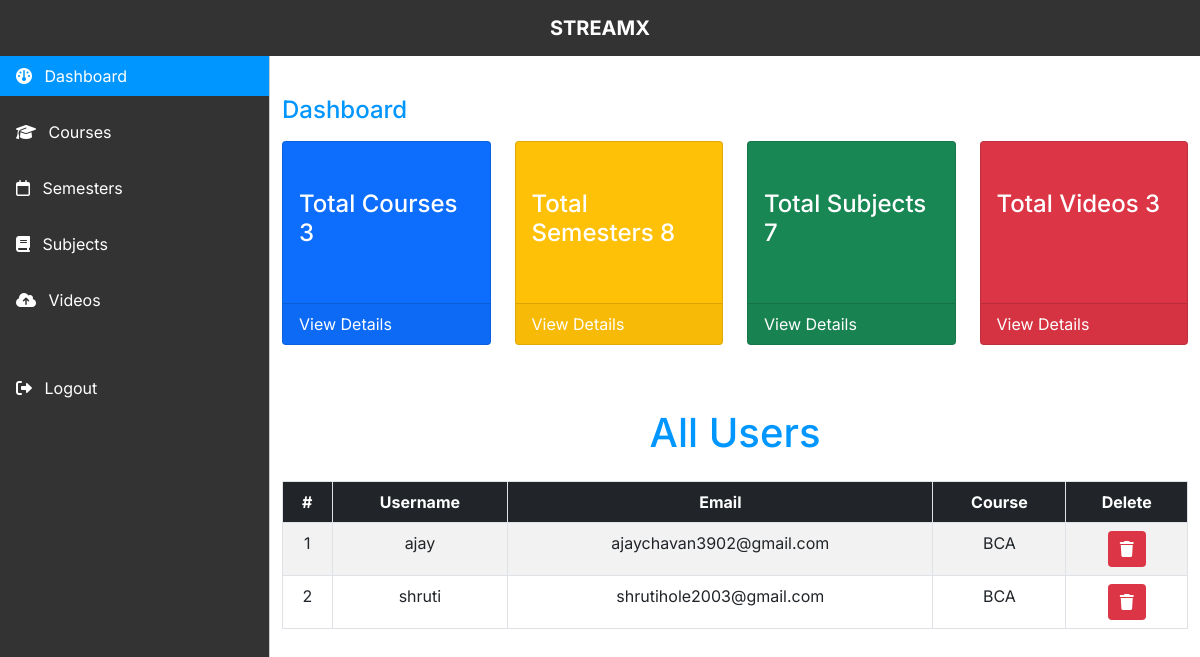
Page /Admin/index.php (signed in) on the committed database.
### tables this page shows
CREATE TABLE `users` (
  `id` int(11) NOT NULL,
  `username` varchar(20) NOT NULL,
  `email` varchar(255) NOT NULL,
  `course_id` int(20) NOT NULL,
  `password` varchar(255) NOT NULL,
  `token` varchar(255) NOT NULL,
  `status` tinyint(2) NOT NULL DEFAULT 0,
  `type` varchar(10) NOT NULL DEFAULT 'user',
  `created_date` datetime NOT NULL DEFAULT current_timestamp()
);

CREATE TABLE `course` (
  `id` int(11) NOT NULL,
  `img_path` varchar(255) NOT NULL,
  `course` varchar(255) NOT NULL,
  `status` tinyint(4) NOT NULL DEFAULT 1
);

### Admin/Includes/userPage.inc.php (the view, shortened to what this page needs)
<?php
include_once('conn.php');
?>
<div id="video-page" class="py-5">
    <h1 class="text-center mb-4 theme-color">All Users</h1>
    <div class="table-container table-responsive">
        <table class="table bg-white table-striped table-hover table-bordered text-center">
            <thead class="bg-dark text-white">
                <tr>
                    <th scope="col">#</th>
                    <th scope="col">Username</th>
                    <th scope="col">Email</th>
                    <th scope="col">Course</th>
                    <th scope="col">Delete</th>
                </tr>
            </thead>
            <tbody>
                <?php
                $select_query = "SELECT users.username,
                                users.email,
                                users.id,
                                course.course
                                FROM users
                                join course on users.course_id = course.id
                                ";
                $select_query_run = mysqli_query($conn, $select_query);
                if (mysqli_num_rows($select_query_run) > 0) {
                    $cnt = 1;
                    while ($result_array = mysqli_fetch_assoc($select_query_run)) {
                        ?>
                        <tr>
                            <td>
                                <?= $cnt++ ?>
                            </td>
                            <td>
                                <?= $result_array['username'] ?>
                            </td>
                            <td>
                                <?= $result_array['email'] ?>
                            </td>
                            <td>
                                <?= $result_array['course'] ?>
                            </td>
                            <td><a onclick="deleteSubject(<?= $result_array['id'] ?>)" class="btn btn-danger border-0">
                                    <i class="fa-solid fa-trash"></i>
                                </a>
                            </td>
                        </tr>
                    <?php }
                } else { ?>
                    <td colspan="8">No Users found</td>
                    <?php
                }
                ?>
            </tbody>
        </table>
    </div>
</div>

### Admin/css/utility_classes.css (style rules this page uses)
.theme-color { color: #0096FF; }

### Admin/css/style.css (style rules this page uses)
body, button { font-family: "Inter", sans-serif; }
:root { --offcanvas-width: 270px; --topNavbarHeight: 56px; }
@media (min-width: 992px) { body { overflow: auto !important; } }

### rows in the picture
users: username "ajay", email "ajaychavan3902@gmail.com", course.course "BCA"
users: username "shruti", email "shrutihole2003@gmail.com", course.course "BCA"

### other values in the picture
mysqli_num_rows($course) "3"
mysqli_num_rows($semester) "8"
mysqli_num_rows($subject) "7"
mysqli_num_rows($video) "3"
